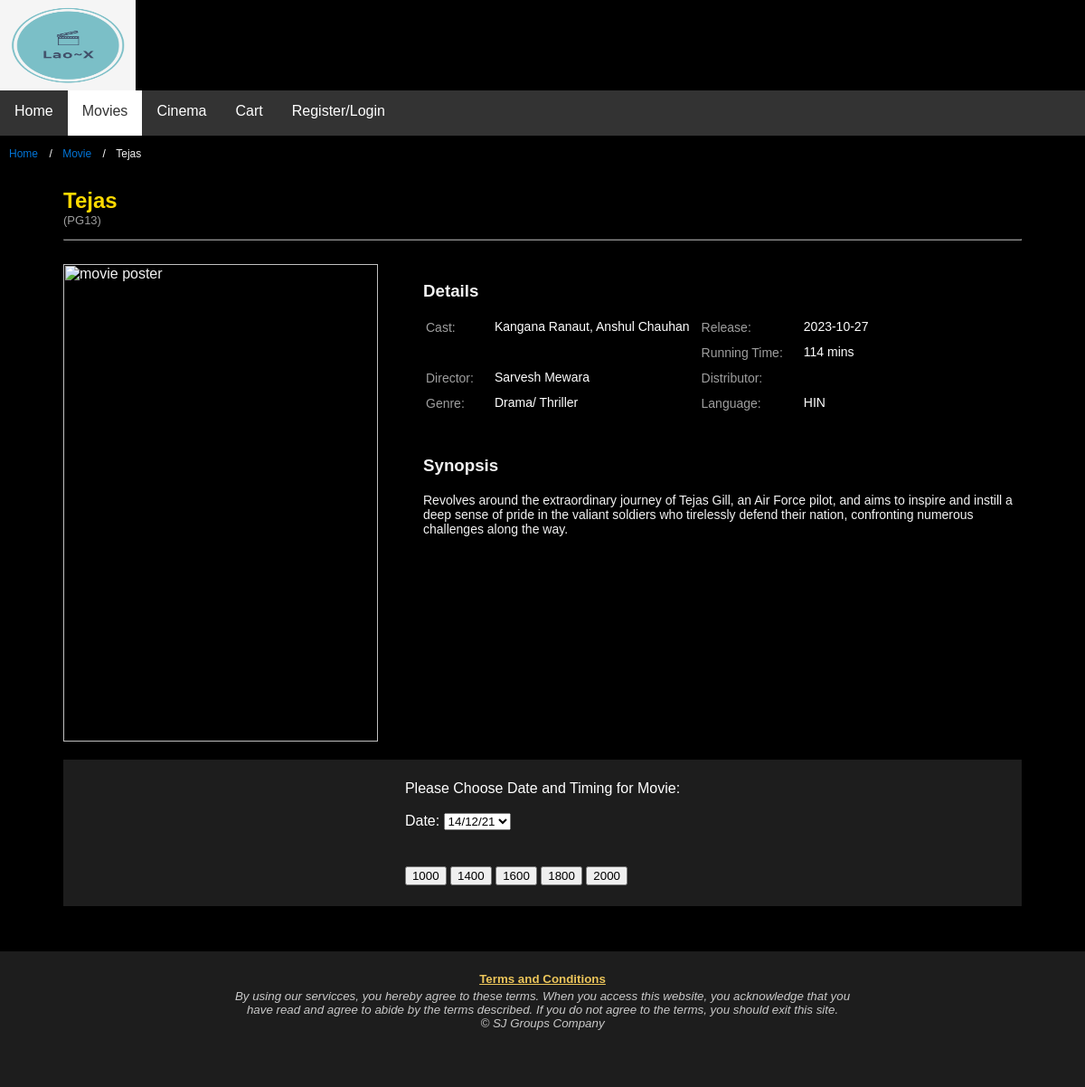
Screenshot of /get_movie.php?movie=4 with the database file from the repository.
### tables this page shows
CREATE TABLE IF NOT EXISTS `MOVIE` 
(
  `movie_id` int(5) NOT NULL AUTO_INCREMENT,
  `movie_name` varchar(50) NOT NULL,
  `duration` int(3) NOT NULL COMMENT 'mins',
  `language` varchar(3) NOT NULL COMMENT 'ENG / CHI/  HIN / MAL',
  `genre` varchar(50) NOT NULL,
  `cast` varchar(50) NOT NULL,
  `release_date` date NOT NULL,
  `synopsis` varchar(10000) NOT NULL,
  `image_dir` varchar(500) NOT NULL,
  `rating` varchar(50) NOT NULL,
   
  `director` varchar(200) NOT NULL,
  PRIMARY KEY (`movie_id`)
  
);

### get_movie.php (the view, shortened to what this page needs)
<?php
    $servername ="localhost";
    $username = "root";
    $password = "";
    $dbname = "my_project";
    $movie_id = (int)$_GET['movie'];
    $db = mysqli_connect($servername, $username, $password, $dbname);
    $query = "SELECT * FROM MOVIE WHERE movie_id=$movie_id";
    $result = $db->query($query);
    $row = $result->fetch_assoc();
    $movie_name = $row['movie_name'];
    $duration = $row['duration'];
    $language = $row['language'];
    $genre = $row['genre'];
    $distributor = $row['distributor'];
    $release_date = $row['release_date'];
    $image_dir = $row['image_dir'];
    $synopsis = $row['synopsis'];
    $rating = $row['rating'];
    $cast = $row['cast'];
    $director = $row['director'];
?>
<html lang="en">
<head>
    <link rel="stylesheet" href="stylesheet.css">
</head>
<body>
    <div id="wrapper">
        <header>
            <img id='company_logo' src="image\logo.png" alt="Logo" width="150px" height="100px">
        </header>
        <div id="nav">
            <nav>
                <ul class="nav">
                    <li class="nav"><a href="index.html">Home</a></li>
                    <li class="nav"><a class="active" href="movies.html">Movies</a></li>
                    <li class="nav"><a href="cinema.html">Cinema</a></li>
                    <li class="nav"><a href="cart.html">Cart</a></li>
                    <li class="nav"><a href="login.html">Register/Login</a></li>
                </ul>
            </nav>
        </div>
        <ul class="breadcrumb">
            <li><a href="index.html">Home</a></li>
            <li><a href="movies.html">Movie</a></li>
            <li><?php echo $movie_name ?></li>
        </ul>
        <div class="content">
            <div class="mini_wrapper">
                <h2 class="movie_title"><?php echo $movie_name ?></h2>
                <p class="rating">(<?php echo $rating?>)</p>
                <hr class="movie_title">
                <br>
                <div class="individual_mov">
                    <div id="img">
                        <img src="<?php echo $image_dir ?>" alt="movie poster">
                    </div>
                    <div id="info">
                        <div id="details">
                            <h3>Details</h3>
                            <table class="individual_mov">
                                <tr>
                                    <td rowspan="2" class="label">Cast: </td>
                                    <td rowspan="2" class="detail"><?php echo $cast ?></td>
                                    <td class="label">Release:</td>
                                    <td class="detail"><?php echo $release_date ?></td>
                                </tr>
                                <tr>
                                    <td class="label">Running Time: </td>
                                    <td class="detail"><?php echo $duration ?> mins</td>
                                </tr>
                                <tr>
                                    <td class="label">Director: </td>
                                    <td class="detail"><?php echo $director ?></td>
                                    <td class="label">Distributor: </td>
                                    <td class="detail"><?php echo $distributor ?></td>
                                </tr>
                                <tr>
                                    <td class="label">Genre: </td>
                                    <td class="detail"><?php echo $genre ?></td>
                                    <td class="label">Language: </td>
                                    <td class="detail"><?php echo $language ?></td>
                                </tr>
                            </table>
                        </div>
                        <div id="synopsis">
                            <h3>Synopsis</h3>
                            <p><?php echo $synopsis ?></p>
                        </div>
                    </div>
                </div>
                <div class="booking">
                    <form class="booking" action="ticket_purchase_cont.php" method="get">
                        <table class="booking">
                        <tr>
                            <td>
                                Please Choose Date and Timing for Movie: <br><br>Date:
                                <Select name = "date"> // drop down table for dates
                                    <option value = "14-Dec-2021">14/12/21</option>
                                </select>
                                <br><br>
                            </td>
                        </tr>
                        <tr>
                            <td>
                                <br>
                                <input class="ticket_timing_button" name = "timingButton" type="submit" value="1000">
                                <input class="ticket_timing_button" name = "timingButton" type="submit" value="1400">
                                <input class="ticket_timing_button" name = "timingButton" type="submit" value="1600">
                                <input class="ticket_timing_button" name = "timingButton" type="submit" value="1800">
                                <input class="ticket_timing_button" name = "timingButton" type="submit" value="2000">
                            </td>
                        </tr>
                        </table>
                    </form>
                </div>
            </div>
        </div>
        <footer class="footer">
           <table>
               <tr>
                   <td><a href="tnc.html"><small><b>Terms and Conditions</b></small></a></td>
               </tr>
               <tr>
                   <td><small><i>By using our servicces, you hereby agree to these terms. When you
                       access this website, you acknowledge that you <br>have read and agree to abide by
                       the terms described. If you do not agree to the terms,
                       you should exit this site. <br>&copy; SJ Groups Company</i></small>
                    </td>
               </tr>
           </table>
        </footer>
    </div>
</body>
</html>

### stylesheet.css (style rules this page uses)
body { background-color: #000; border: 0; margin: 0; font-family: Verdana, sans-serif; }
#wrapper { background-color: #000; width: 100%; color: #f2f2f2; min-height: 100%; min-width: 1100px; }
header { height: 100px; }
ul.nav { list-style-type: none; margin: 0; padding: 0; overflow: hidden; background-color: #333; }
li.nav { float: left; }
li.nav a { display: block; color: white; text-align: center; padding: 14px 16px; text-decoration: none; height: 50px; }
ul.nav li a.active { background-color: #ffffff; color: #333; }
footer { background-color: #333; bottom:0; width:100%; background:rgb(29, 29, 29); min-height: 150; }
footer table { color: rgb(201, 201, 201); border: 0px 20px 0px 0px; padding: 20px; margin: auto; }
footer table td { text-align: center; }
footer a { color: #ecc55a; }
div.content { clear: both; }
* { box-sizing: border-box; }
img { vertical-align: middle; }
ul.breadcrumb { padding: 10px 16px; list-style: none; background-color: #000; }
ul.breadcrumb li { display: inline; font-size: 12px; }
ul.breadcrumb li+li:before { padding: 8px; color: #FFF; content: "/\00a0"; }
ul.breadcrumb li a { color: #0275d8; text-decoration: none; }
ul.breadcrumb { margin-top: 0px; padding: 10px }
div.mini_wrapper { width: 1060px; margin: auto; }
h2.movie_title { color: #ffd900; font-size: 24px; margin-bottom: 0px; }
p.rating { margin-top: 0px; color: #9e9e9e; font-size: 13px; }
hr.movie_title { border-color: #8d8d8d; }
div.individual_mov { display: flex; padding-bottom: 20px; }
#img img { width: 348; height: 528; }
div #info { padding-left: 50px; }
table.individual_mov { padding-bottom: 20px; }
table.individual_mov td { color: #FFF; vertical-align: top; font-size: 14px; }
table.individual_mov td.detail { max-width: 300px; padding: 0px 10px 10px 20px }
table.individual_mov td.label { color: #9e9e9e; }
#synopsis p { font-size: 14px; }
div.booking { color: #FFF; background-color: #1d1d1d; margin-bottom: 50px; }
form.booking { padding: 20px; }
table.booking { color: #FFF; margin: auto; }

### rows the page displays
movie: movie_name "Tejas", rating "PG13", cast "Kangana Ranaut, Anshul Chauhan", release_date "2023-10-27", duration "114", director "Sarvesh Mewara", genre "Drama/ Thriller", language "HIN", synopsis "Revolves around the extraordinary journey of Tejas Gill, an Air Force pilot, and aims to inspire and instill a deep sense of pride in the valiant soldiers who tirelessly defend their nation, confronting numerous challenges along the way."
